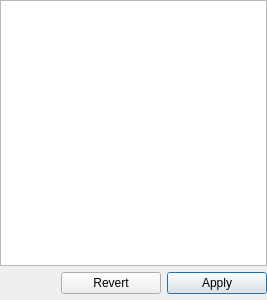
<?xml version="1.0" encoding="UTF-8"?>
<ui version="4.0">
 <class>NaoConfigWidget</class>
 <widget class="QWidget" name="NaoConfigWidget">
  <property name="geometry">
   <rect>
    <x>0</x>
    <y>0</y>
    <width>267</width>
    <height>300</height>
   </rect>
  </property>
  <property name="sizePolicy">
   <sizepolicy hsizetype="MinimumExpanding" vsizetype="MinimumExpanding">
    <horstretch>0</horstretch>
    <verstretch>0</verstretch>
   </sizepolicy>
  </property>
  <property name="windowTitle">
   <string>Form</string>
  </property>
  <layout class="QVBoxLayout" name="verticalLayout">
   <property name="spacing">
    <number>0</number>
   </property>
   <property name="leftMargin">
    <number>0</number>
   </property>
   <property name="topMargin">
    <number>0</number>
   </property>
   <property name="rightMargin">
    <number>0</number>
   </property>
   <property name="bottomMargin">
    <number>6</number>
   </property>
   <item>
    <layout class="QVBoxLayout" name="verticalLayout_2">
     <item>
      <widget class="QTableView" name="config_table">
       <property name="focusPolicy">
        <enum>Qt::StrongFocus</enum>
       </property>
       <property name="tabKeyNavigation">
        <bool>false</bool>
       </property>
       <property name="alternatingRowColors">
        <bool>true</bool>
       </property>
       <property name="selectionMode">
        <enum>QAbstractItemView::SingleSelection</enum>
       </property>
      </widget>
     </item>
     <item>
      <layout class="QHBoxLayout" name="horizontalLayout_2">
       <property name="topMargin">
        <number>0</number>
       </property>
       <item>
        <spacer name="horizontalSpacer">
         <property name="orientation">
          <enum>Qt::Horizontal</enum>
         </property>
         <property name="sizeHint" stdset="0">
          <size>
           <width>40</width>
           <height>20</height>
          </size>
         </property>
        </spacer>
       </item>
       <item>
        <layout class="QHBoxLayout" name="horizontalLayout">
         <property name="topMargin">
          <number>6</number>
         </property>
         <item>
          <widget class="QPushButton" name="btn_revert">
           <property name="minimumSize">
            <size>
             <width>100</width>
             <height>0</height>
            </size>
           </property>
           <property name="focusPolicy">
            <enum>Qt::StrongFocus</enum>
           </property>
           <property name="text">
            <string>Revert</string>
           </property>
          </widget>
         </item>
         <item>
          <spacer name="horizontalSpacer_2">
           <property name="orientation">
            <enum>Qt::Horizontal</enum>
           </property>
           <property name="sizeType">
            <enum>QSizePolicy::Fixed</enum>
           </property>
           <property name="sizeHint" stdset="0">
            <size>
             <width>6</width>
             <height>20</height>
            </size>
           </property>
          </spacer>
         </item>
         <item>
          <widget class="QPushButton" name="btn_apply">
           <property name="minimumSize">
            <size>
             <width>100</width>
             <height>0</height>
            </size>
           </property>
           <property name="focusPolicy">
            <enum>Qt::StrongFocus</enum>
           </property>
           <property name="text">
            <string>Apply</string>
           </property>
           <property name="default">
            <bool>true</bool>
           </property>
          </widget>
         </item>
        </layout>
       </item>
      </layout>
     </item>
    </layout>
   </item>
  </layout>
 </widget>
 <resources/>
 <connections/>
</ui>
